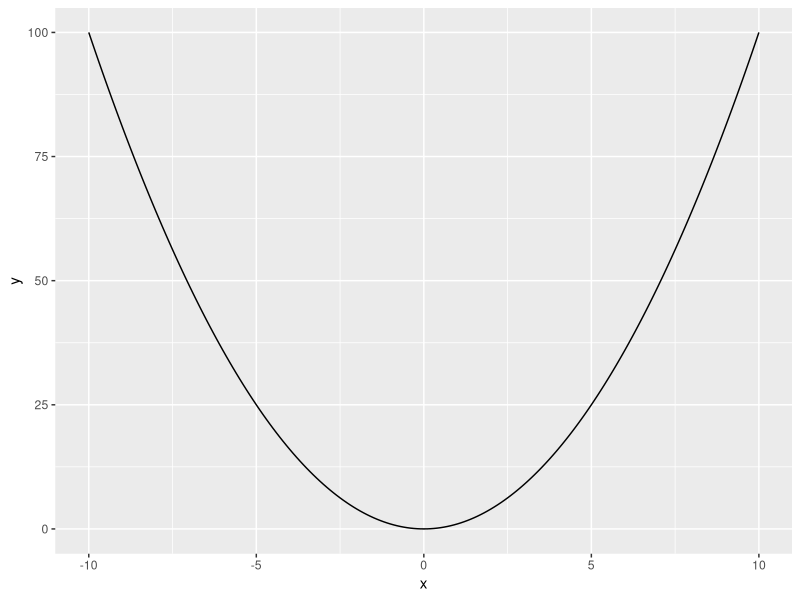
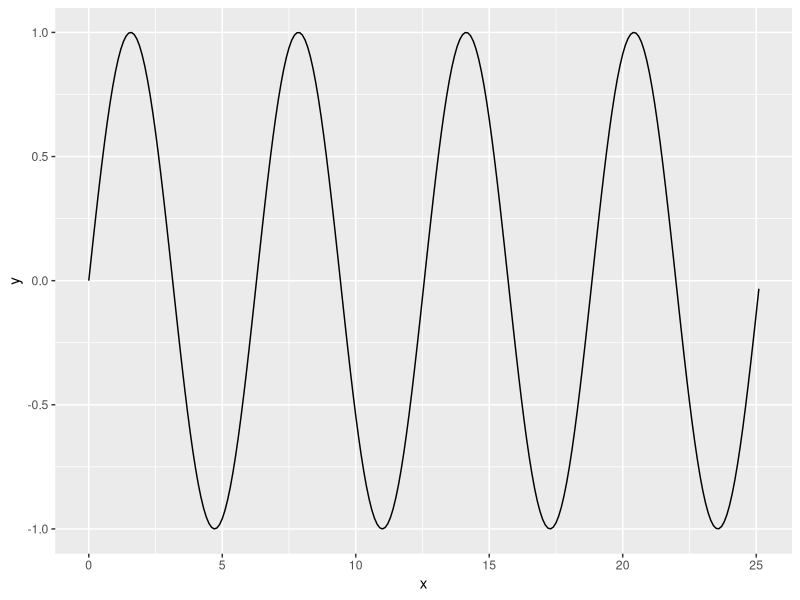
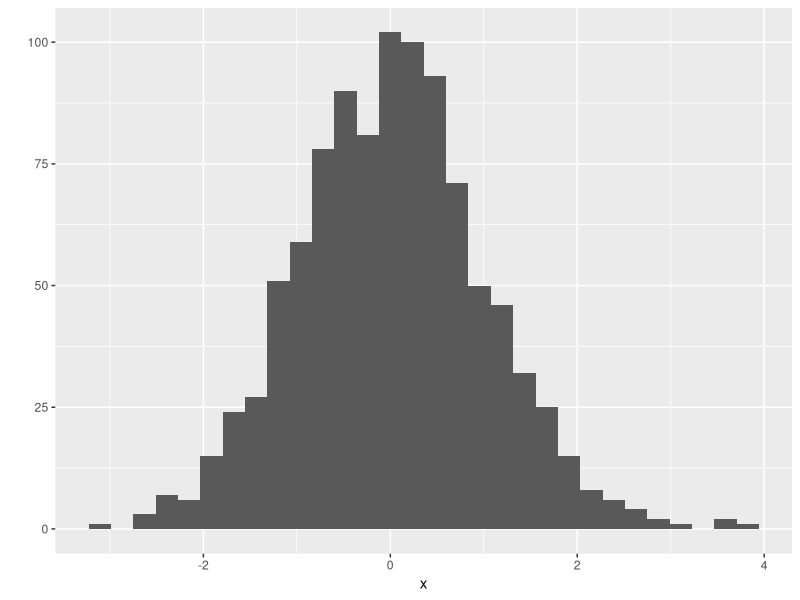

These figures' R source, in order:
# https://www.yodosha.co.jp/yodobook/book/9784758120951/
# 第1章 Rと仲よくなろう
## 1.1.はじめてみる
## 1.2.まずは R をインストールする
## 1.3.RStudio をインストールする
## 1.4.どこからはじめるか
# p.26
1+1
## 1.5.とりあえずデカい電卓として使ってみよう
# p.27
2 * 4
3/8
11.75 - 4.813
10^2
log(10)
log10(10)
sin(2 * pi)
7 < 10
### 1.5.1
1:10
### 1.5.2
seq(from = 1, to = 10, by = 1)
seq(from = 1, to = 10, by = 0.5)
x <- seq(from = 1, to = 10, by = 0.5)
x
y <- seq(from = 101, to = 110, by = 0.5)
x + y
# p.33
## 1.6.スクリプトを書いてみる
### 1.6.1
# Clear R's brain
rm(list = ls())
## 1.7.総まとめ(ここまでの)
## 1.8.大事なのはパッケージ
#install.packages("tidyverse")
### 1.8.1
# p.41
# make these packages and their associated functions
# available to use in this script
library(dplyr)
library(ggplot2)
#library(tidyverse)
## 1.9.いつでもヘルプ
?read.csv
## 1.10.本格的な例(ちょっとだけ)
## 1.11.最初のうち(そして今後も)うまくやっていくコツ
## 付録1a.課題の解答例
# p.49
rm(list = ls())
library(ggplot2)

# Exercise 1
# Plot a grah with x^2 on the y-axis and x on the x-axis.
x <- seq(-10, 10, 0.1)
y <- x^2
qplot(x, y, geom="line")

# Exercise 2
# Plot a grah with sine on the y-axis and x on the x-axis.
x <- seq(0, 8*pi, 0.1)
y <- sin(x)
qplot(x, y, geom="line")

# Exercise 3
# Plot a histogram of 1000 random normal deviates.
x <- rnorm(1000)
qplot(x)

## 付録1b.ファイルの拡張子と OS による違い
